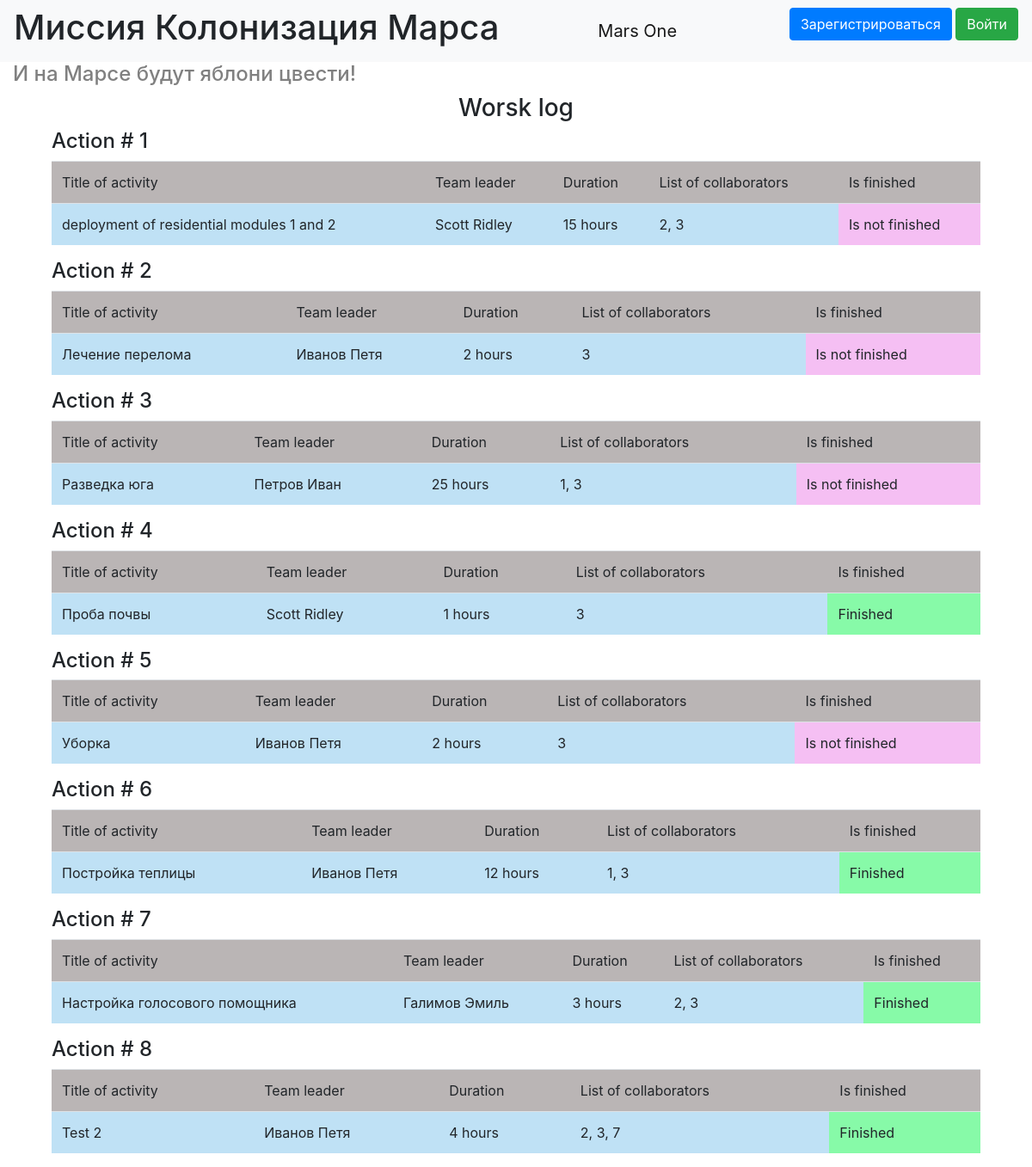
The page / on the database its author committed.
### data/jobs.py (models this page shows)
class Jobs(SqlAlchemyBase, SerializerMixin):
    __tablename__ = 'jobs'
    id = sqlalchemy.Column(sqlalchemy.Integer,
                           primary_key=True, autoincrement=True)
    team_leader = sqlalchemy.Column(sqlalchemy.Integer,
                                    sqlalchemy.ForeignKey("users.id"))
    job = sqlalchemy.Column(sqlalchemy.String, nullable=True)
    work_size = sqlalchemy.Column(sqlalchemy.Integer, nullable=True)
    collaborators = sqlalchemy.Column(sqlalchemy.String, nullable=True)
    start_date = sqlalchemy.Column(sqlalchemy.Date, nullable=True)
    end_date = sqlalchemy.Column(sqlalchemy.Date, nullable=True)
    is_finished = sqlalchemy.Column(sqlalchemy.Boolean, nullable=True)
    user = orm.relation('User')

### data/users.py (models this page shows, shortened)
class User(SqlAlchemyBase, UserMixin, SerializerMixin):
    __tablename__ = 'users'
    id = sqlalchemy.Column(sqlalchemy.Integer,
                           primary_key=True, autoincrement=True)
    surname = sqlalchemy.Column(sqlalchemy.String, nullable=True)
    name = sqlalchemy.Column(sqlalchemy.String, nullable=True)
    age = sqlalchemy.Column(sqlalchemy.Integer, nullable=True)
    position = sqlalchemy.Column(sqlalchemy.String, nullable=True)
    speciality = sqlalchemy.Column(sqlalchemy.String, nullable=True)
    address = sqlalchemy.Column(sqlalchemy.String, nullable=True)
    email = sqlalchemy.Column(sqlalchemy.String,
                              index=True, unique=True, nullable=True)
    hashed_password = sqlalchemy.Column(sqlalchemy.String, nullable=True)
    modified_date = sqlalchemy.Column(sqlalchemy.DateTime, default=datetime.datetime.now)
    jobs = orm.relation("Jobs", back_populates='user')

### main.py (the view)
@app.route('/')
def job_list():
    db_sess = db_session.create_session()
    jobs = db_sess.query(Jobs)
    return render_template('index.html', jobs=jobs, title='Журнал работ')

### data/db_session.py (called while the page is built)
def create_session() -> Session:
    global __factory
    return __factory()

### templates/index.html (shortened to what this page needs)
{% extends "base.html" %}
{% block navbar_cont %}
    <h1>Миссия Колонизация Марса</h1>
{% endblock %}
{% block content %}
    {% set lab = "Action #" %}
    <h4 class="grey">И на Марсе будут яблони цвести!</h4>
    <h3 class="works-title">Worsk log</h3>
    <div class="all-jobs-table">
    {% for item in jobs %}
    <div class="jobs-table">
        <h4>{{lab}} {{loop.index}}</h4>
        <table class="table">
          <thead>
            <tr>
              <td scope="col" class="table-head-grey">Title of activity</td>
              <td scope="col" class="table-head-grey">Team leader</td>
              <td scope="col" class="table-head-grey">Duration</td>
              <td scope="col" class="table-head-grey">List of collaborators</td>
              <td scope="col" class="table-head-grey">Is finished</td>
            </tr>
          </thead>
          <tbody>
            <tr>
              <td scope="row" class="table-body-blue">{{item.job}}</td>
              <td class="table-body-blue">{{item.user.surname}} {{item.user.name}}</td>
              <td class="table-body-blue">{{item.work_size}} hours</td>
              <td class="table-body-blue">{{item.collaborators}}</td>
              {% if item.is_finished == 0 %}
              <td class="table-body-pink">Is not finished</td>
              {% else %}
                <td class="table-body-green">Finished</td>
              {% endif %}
            </tr>
          </tbody>
        </table>
    </div>
    {% endfor %}
    </div>
{% endblock %}

### templates/base.html (shortened to what this page needs)
<!doctype html>
<html lang="en">
<head>
    <link rel="stylesheet"
          href="https://stackpath.bootstrapcdn.com/bootstrap/4.4.1/css/bootstrap.min.css"
>
    <link rel="stylesheet" type="text/css" href="{{url_for('static', filename='css/style.css')}}" />
</head>
<body>
<header>
    <nav class="navbar navbar-light bg-light">
        {% block navbar_cont %}{% endblock %}
        <a class="navbar-brand mars-one" href="#">Mars One</a>
        {% if current_user.is_authenticated %}
            <a class="navbar-brand" href="/logout">{{ current_user.name }} {{ current_user.surname}}</a>
        {% else %}
            <p>
                <a class="btn btn-primary " href="/register">Зарегистрироваться</a>
                <a class="btn btn-success" href="/login">Войти</a>
            </p>
        {% endif %}
    </nav>
</header>
<main role="main" class="container">
    {% block content %}{% endblock %}
</main>
</body>
</html>

### static/css/style.css (style rules this page uses)
.container { max-width: 1920px; }
h1, h4.grey { text-align: left; }
.mars-one { text-align: center; }
h4.grey { color: grey; }
.works-title { text-align: center; }
.jobs-table, .all-jobs-table { max-width: 1080px; margin: auto; }
.table-head-grey { background-color: #bab5b5; }
.table-body-blue { background-color: #bfe1f5; }
.table-body-pink { background-color: #f5bff3; }
.table-body-green { background-color: #87faa8; }

### rows shown on the page
Jobs: lab "Action #", job "deployment of residential modules 1 and 2", user.surname "Scott", user.name "Ridley", work_size "15", collaborators "2, 3", is_finished "Is not finished"
Jobs: lab "Action #", job "Лечение перелома", user.surname "Иванов", user.name "Петя", work_size "2", collaborators "3", is_finished "Is not finished"
Jobs: lab "Action #", job "Разведка юга", user.surname "Петров", user.name "Иван", work_size "25", collaborators "1, 3", is_finished "Is not finished"
Jobs: lab "Action #", job "Проба почвы", user.surname "Scott", user.name "Ridley", work_size "1", collaborators "3", is_finished "Finished"
Jobs: lab "Action #", job "Уборка", user.surname "Иванов", user.name "Петя", work_size "2", collaborators "3", is_finished "Is not finished"
Jobs: lab "Action #", job "Постройка теплицы", user.surname "Иванов", user.name "Петя", work_size "12", collaborators "1, 3", is_finished "Finished"
Jobs: lab "Action #", job "Настройка голосового помощника", user.surname "Галимов", user.name "Эмиль", work_size "3", collaborators "2, 3", is_finished "Finished"
Jobs: lab "Action #", job "Test 2", user.surname "Иванов", user.name "Петя", work_size "4", collaborators "2, 3, 7", is_finished "Finished"
